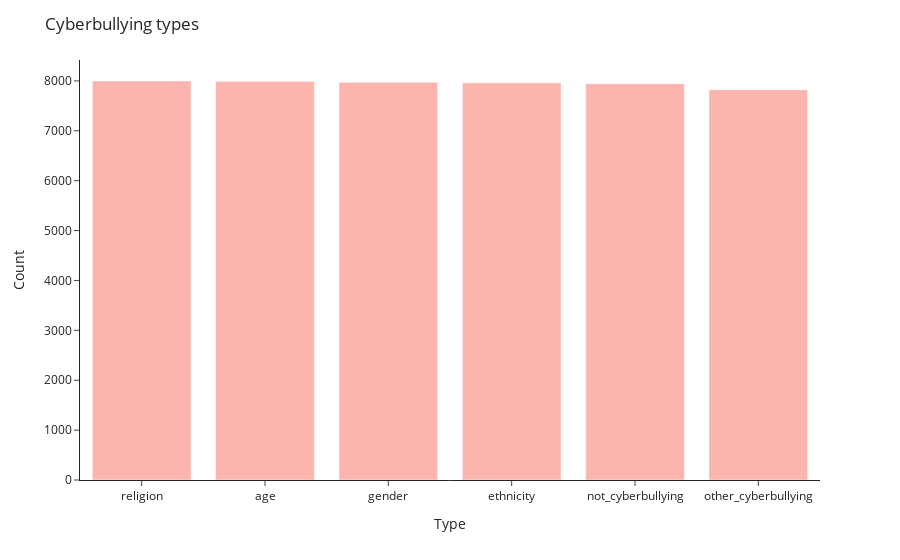

The cell this chart's notebook holds for it:
### Code cell
fig = px.bar(df.cyberbullying_type.value_counts(), color_discrete_sequence=px.colors.qualitative.Pastel1, custom_data=[df.cyberbullying_type.value_counts()])
fig.update_traces(hovertemplate='<br><b>Total: </b>%{customdata[0]}')
fig.update_layout(title='Cyberbullying types',
                 template='simple_white',
                 hovermode='x unified',
                 xaxis=dict(title='Type'),
                 yaxis=dict(title='Count'),
                 showlegend=False)
fig.show()

### Figure 1 — Plotly figure (JSON) as saved in the notebook; plotly's stock layout.template omitted (floating-point values rounded to 4 significant figures)
{"data": [{"textposition": "auto", "hovertemplate": "<br><b>Total: </b>%{customdata[0]}", "showlegend": true, "legendgroup": "cyberbullying_type", "name": "cyberbullying_type", "yaxis": "y", "customdata": [[7998], [7992], [7973], [7961], [7945], [7823]], "y": [7998, 7992, 7973, 7961, 7945, 7823], "offsetgroup": "cyberbullying_type", "xaxis": "x", "marker": {"color": "rgb(251,180,174)", "pattern": {"shape": ""}}, "x": ["religion", "age", "gender", "ethnicity", "not_cyberbullying", "other_cyberbullying"], "alignmentgroup": "True", "type": "bar", "orientation": "v"}], "layout": {"showlegend": false, "yaxis": {"domain": [0, 1], "anchor": "x", "title": {"text": "Count"}}, "title": {"text": "Cyberbullying types"}, "barmode": "relative", "xaxis": {"domain": [0, 1], "anchor": "y", "title": {"text": "Type"}}, "hovermode": "x unified", "margin": {"t": 60}, "legend": {"tracegroupgap": 0, "title": {"text": "variable"}}}}
